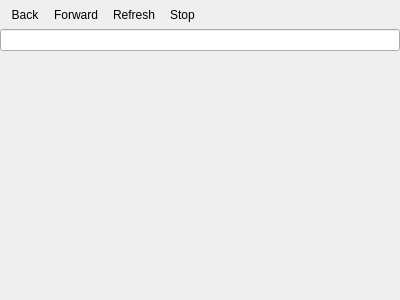
<?xml version="1.0" encoding="UTF-8"?>
<ui version="4.0">
 <class>BrowserWidget</class>
 <widget class="QWidget" name="BrowserWidget">
  <property name="geometry">
   <rect>
    <x>0</x>
    <y>0</y>
    <width>400</width>
    <height>300</height>
   </rect>
  </property>
  <layout class="QVBoxLayout" name="verticalLayout">
   <property name="spacing">
    <number>0</number>
   </property>
   <property name="leftMargin">
    <number>0</number>
   </property>
   <property name="topMargin">
    <number>0</number>
   </property>
   <property name="rightMargin">
    <number>0</number>
   </property>
   <property name="bottomMargin">
    <number>0</number>
   </property>
   <item>
    <widget class="QToolBar" name="toolBar">
     <property name="windowTitle">
      <string/>
     </property>
     <property name="iconSize">
      <size>
       <width>24</width>
       <height>24</height>
      </size>
     </property>
     <addaction name="actionBrowserBack"/>
     <addaction name="actionBrowserForward"/>
     <addaction name="actionBrowserRefresh"/>
     <addaction name="actionBrowserStop"/>
    </widget>
   </item>
   <item>
    <widget class="QLineEdit" name="txtUrl"/>
   </item>
   <item>
    <widget class="CustomWebView" name="webView" native="true"/>
   </item>
  </layout>
  <action name="actionBrowserBack">
   <property name="icon">
    <iconset resource="../rsrc/resources.qrc">
     <normaloff>:/icons/icon-action-previous</normaloff>:/icons/icon-action-previous</iconset>
   </property>
   <property name="text">
    <string>Back</string>
   </property>
   <property name="toolTip">
    <string>Back</string>
   </property>
  </action>
  <action name="actionBrowserForward">
   <property name="icon">
    <iconset resource="../rsrc/resources.qrc">
     <normaloff>:/icons/icon-action-next</normaloff>:/icons/icon-action-next</iconset>
   </property>
   <property name="text">
    <string>Forward</string>
   </property>
   <property name="toolTip">
    <string>Forward</string>
   </property>
  </action>
  <action name="actionBrowserRefresh">
   <property name="icon">
    <iconset resource="../rsrc/resources.qrc">
     <normaloff>:/icons/icon-action-refresh</normaloff>:/icons/icon-action-refresh</iconset>
   </property>
   <property name="text">
    <string>Refresh</string>
   </property>
   <property name="toolTip">
    <string>Refresh</string>
   </property>
  </action>
  <action name="actionBrowserStop">
   <property name="icon">
    <iconset resource="../rsrc/resources.qrc">
     <normaloff>:/icons/icon-action-stop</normaloff>:/icons/icon-action-stop</iconset>
   </property>
   <property name="text">
    <string>Stop</string>
   </property>
  </action>
 </widget>
 <customwidgets>
  <customwidget>
   <class>CustomWebView</class>
   <extends>QWidget</extends>
   <header>CustomWebView.h</header>
   <container>1</container>
  </customwidget>
 </customwidgets>
 <resources>
  <include location="../rsrc/resources.qrc"/>
 </resources>
 <connections/>
</ui>
